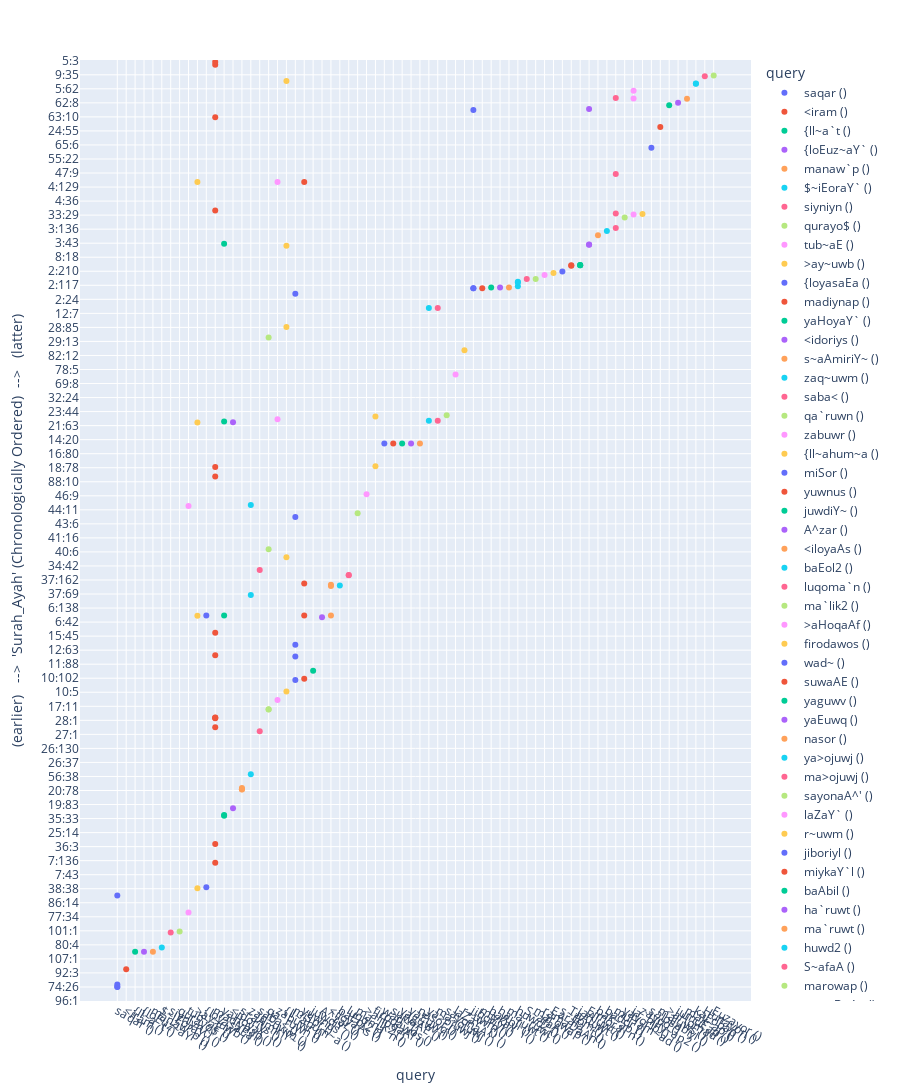

The notebook cell this image was saved under:
### Code cell
import qChronolyze as qCh

qCh.querize(
    qL,
### enter pair of word/root and meaning filtering regex as key-value pair dictionary
# {
#    '$Tn':  # english word / transliterated root https://corpus.quran.com/java/buckwalter.jsp
#     '',   # regex filter for meaning
#     'jnn':
#     'jinn'
# },

### tafsir reference language
refLng='arabic',
# /
# '1',

### presentation style
pres='plot',

)
